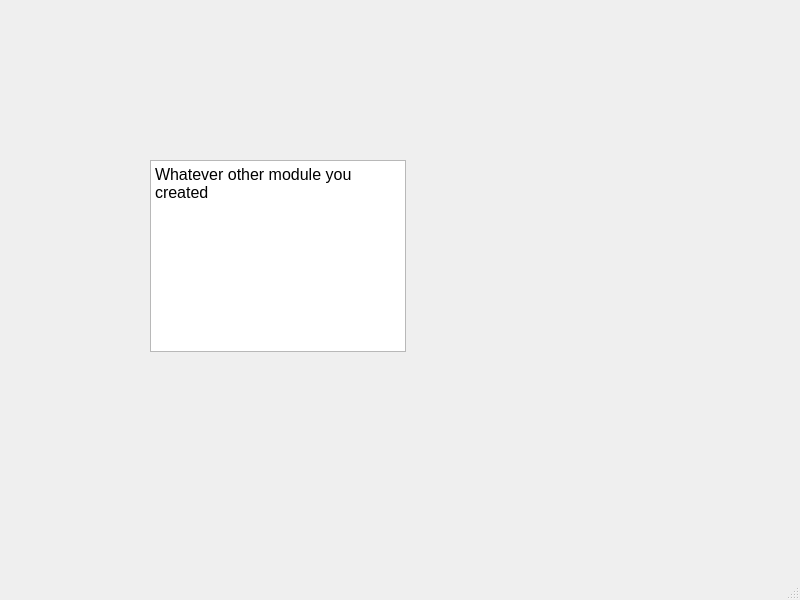
<?xml version="1.0" encoding="UTF-8"?>
<ui version="4.0">
 <class>module2</class>
 <widget class="QMainWindow" name="module2">
  <property name="geometry">
   <rect>
    <x>0</x>
    <y>0</y>
    <width>800</width>
    <height>600</height>
   </rect>
  </property>
  <property name="windowTitle">
   <string>MainWindow</string>
  </property>
  <widget class="QWidget" name="centralwidget">
   <widget class="QTextBrowser" name="textBrowser">
    <property name="geometry">
     <rect>
      <x>150</x>
      <y>160</y>
      <width>256</width>
      <height>192</height>
     </rect>
    </property>
    <property name="html">
     <string>&lt;!DOCTYPE HTML PUBLIC &quot;-//W3C//DTD HTML 4.0//EN&quot; &quot;http://www.w3.org/TR/REC-html40/strict.dtd&quot;&gt;
&lt;html&gt;&lt;head&gt;&lt;meta name=&quot;qrichtext&quot; content=&quot;1&quot; /&gt;&lt;style type=&quot;text/css&quot;&gt;
p, li { white-space: pre-wrap; }
&lt;/style&gt;&lt;/head&gt;&lt;body style=&quot; font-family:'Sans'; font-size:12pt; font-weight:400; font-style:normal;&quot;&gt;
&lt;p style=&quot; margin-top:0px; margin-bottom:0px; margin-left:0px; margin-right:0px; -qt-block-indent:0; text-indent:0px;&quot;&gt;Whatever other module you created&lt;/p&gt;&lt;/body&gt;&lt;/html&gt;</string>
    </property>
   </widget>
  </widget>
  <widget class="QMenuBar" name="menubar">
   <property name="geometry">
    <rect>
     <x>0</x>
     <y>0</y>
     <width>800</width>
     <height>24</height>
    </rect>
   </property>
  </widget>
  <widget class="QStatusBar" name="statusbar"/>
 </widget>
 <resources/>
 <connections/>
</ui>
